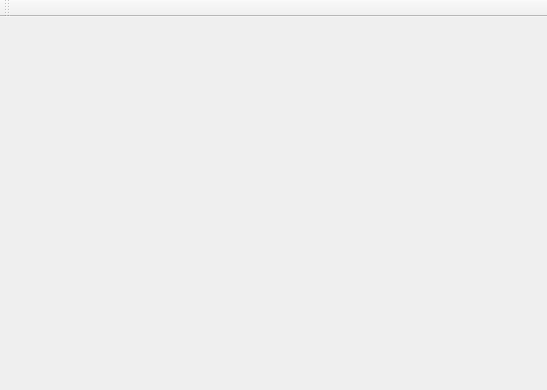
<?xml version="1.0" encoding="UTF-8"?>
<ui version="4.0">
 <class>MainWindow</class>
 <widget class="QMainWindow" name="MainWindow">
  <property name="windowModality">
   <enum>Qt::ApplicationModal</enum>
  </property>
  <property name="geometry">
   <rect>
    <x>0</x>
    <y>0</y>
    <width>547</width>
    <height>390</height>
   </rect>
  </property>
  <property name="sizePolicy">
   <sizepolicy hsizetype="Fixed" vsizetype="Preferred">
    <horstretch>0</horstretch>
    <verstretch>0</verstretch>
   </sizepolicy>
  </property>
  <property name="windowTitle">
   <string>MainWindow</string>
  </property>
  <widget class="QWidget" name="centralWidget"/>
  <widget class="QMenuBar" name="menuBar">
   <property name="geometry">
    <rect>
     <x>0</x>
     <y>0</y>
     <width>547</width>
     <height>22</height>
    </rect>
   </property>
  </widget>
  <widget class="QToolBar" name="mainToolBar">
   <attribute name="toolBarArea">
    <enum>TopToolBarArea</enum>
   </attribute>
   <attribute name="toolBarBreak">
    <bool>false</bool>
   </attribute>
  </widget>
 </widget>
 <layoutdefault spacing="6" margin="11"/>
 <resources/>
 <connections/>
</ui>
